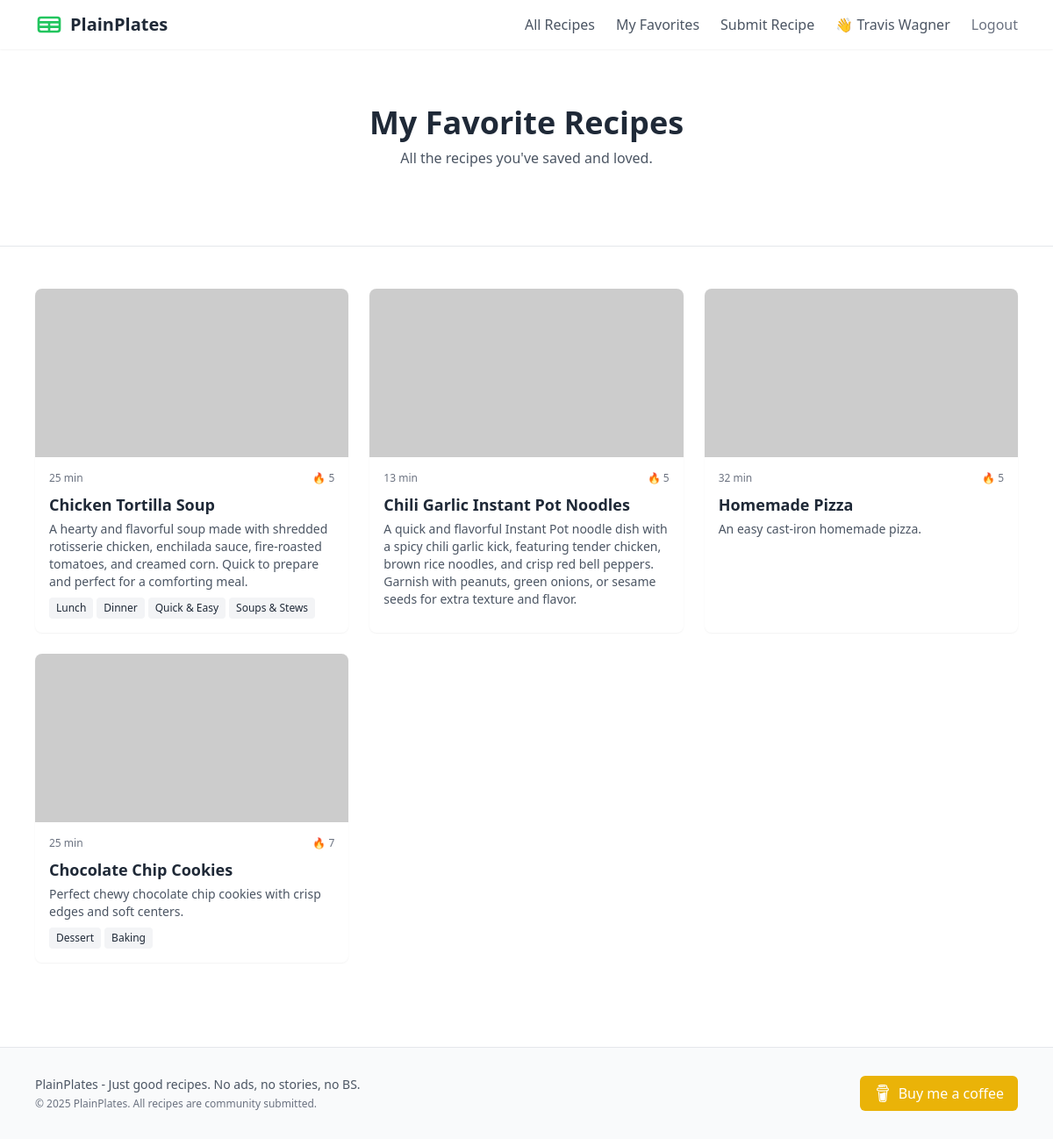
/favorites (signed in), run on an earlier commit of the app's database.
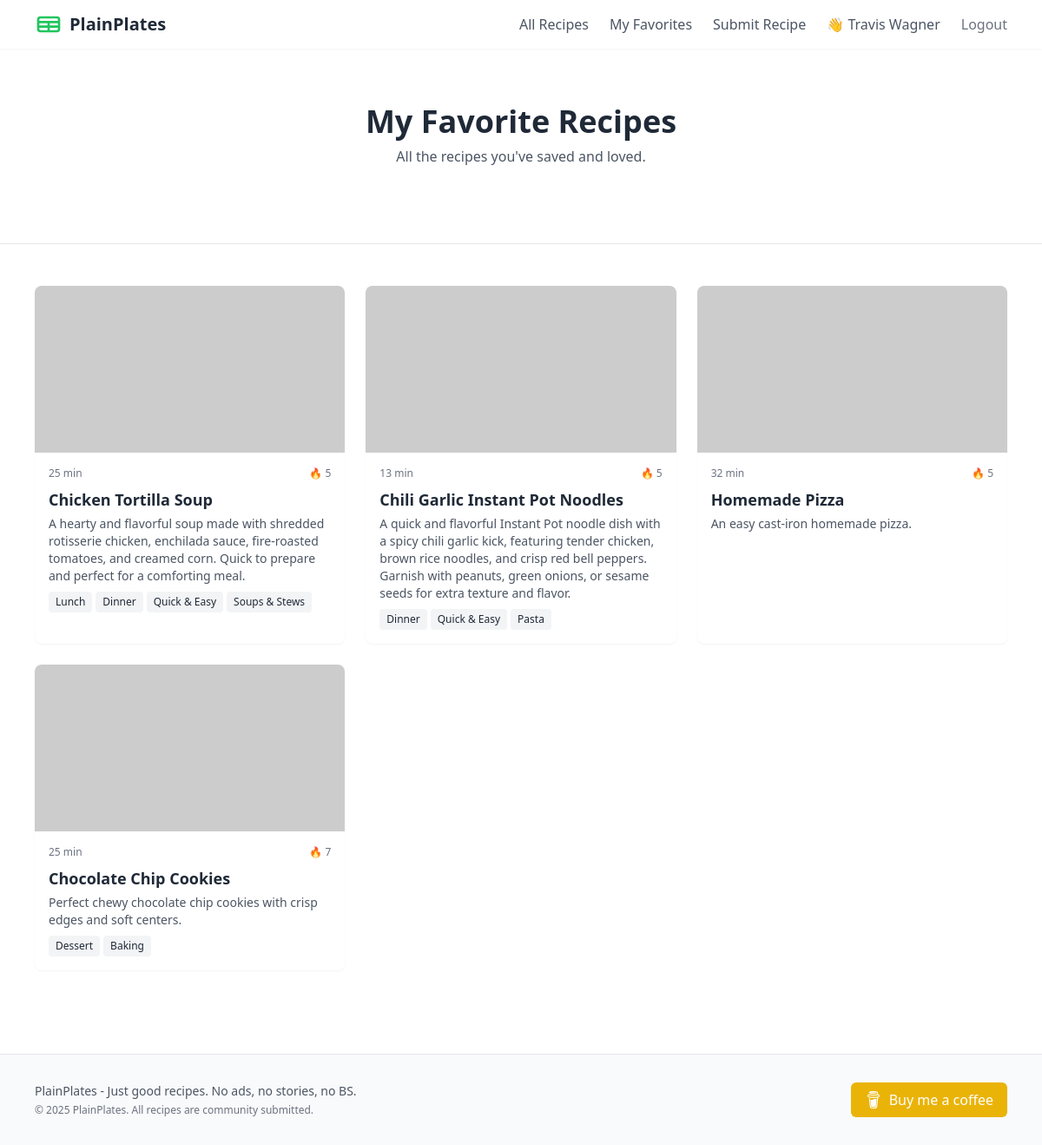
And on a later commit of the database.
### tables this page shows
CREATE TABLE recipes (
    id INTEGER PRIMARY KEY AUTOINCREMENT,
    title TEXT NOT NULL,
    slug TEXT UNIQUE NOT NULL,
    description TEXT NOT NULL,
    ingredients TEXT NOT NULL,
    instructions TEXT NOT NULL,
    notes TEXT,
    prep_time INTEGER NOT NULL,
    cook_time INTEGER NOT NULL,
    servings INTEGER NOT NULL DEFAULT 4,
    created_at TIMESTAMP NOT NULL DEFAULT CURRENT_TIMESTAMP,
    updated_at TIMESTAMP NOT NULL DEFAULT CURRENT_TIMESTAMP,
    user_id INTEGER,
    FOREIGN KEY (user_id) REFERENCES users (id)
);

CREATE TABLE categories (
    id INTEGER PRIMARY KEY AUTOINCREMENT,
    name TEXT NOT NULL,
    slug TEXT UNIQUE NOT NULL,
    description TEXT
);

### main.py (the view)
@app.get("/favorites", response_class=HTMLResponse)
def favorites_page(request: Request):
    user = request.session.get("user")
    if not user:
        return RedirectResponse("/login", status_code=302)
    conn = sqlite3.connect(DB_PATH)
    conn.row_factory = sqlite3.Row
    cursor = conn.cursor()
    cursor.execute('''
        SELECT recipes.id, recipes.title, recipes.slug, recipes.description, recipes.prep_time, recipes.cook_time, COALESCE(SUM(recipe_votes.value), 0) as score, recipes.created_at
        FROM user_favorites
        JOIN recipes on user_favorites.recipe_id = recipes.id
        LEFT JOIN recipe_votes on recipes.id = recipe_votes.recipe_id
        WHERE user_favorites.user_id = ?
        GROUP BY recipes.id
        ORDER BY recipes.created_at DESC
    ''', (user["id"],))
    recipes = []
    for row in cursor.fetchall():
        recipe = dict(row)
        cursor.execute('''
            SELECT name FROM recipe_categories
            JOIN categories ON recipe_categories.category_id = categories.id
            WHERE recipe_categories.recipe_id = ?
        ''', (recipe["id"],))
        recipe["tags"] = [cat["name"] for cat in cursor.fetchall()]
        recipes.append(recipe)
    conn.close()
    categories = get_categories()
    return templates.TemplateResponse("favorites.html", {
        "request": request,
        "recipes": recipes,
        "categories": categories,
        "q": None,
        "selected_category": None
    })

### templates/favorites.html (shortened to what this page needs)
{% extends "base.html" %}
{% block content %}
<section class="bg-white border-b">
    <div class="max-w-6xl mx-auto px-4 py-12 md:py-16 text-center">
        <h1 class="text-3xl md:text-4xl font-bold mb-2">My Favorite Recipes</h1>
        <p class="text-gray-600 mb-6">All the recipes you've saved and loved.</p>
    </div>
</section>
<section class="py-12">
    <div class="max-w-6xl mx-auto px-4">
    {% if recipes %}
        <div class="grid grid-cols-1 md:grid-cols-2 lg:grid-cols-3 gap-6">
            {% for recipe in recipes %}
                {% include "components/recipe_card.html" %}
            {% endfor %}
        </div>
    {% else %}
        <p class="text-center text-gray-500">You haven't favorited any recipes yet.</p>
    {% endif %}
    </div>
</section>
{% endblock %}

### templates/components/recipe_card.html
<a href="/recipes/{{ recipe.slug }}" class="bg-white rounded-lg overflow-hidden shadow-sm hover:shadow-md transition-shadow">
    <div class="h-48 overflow-hidden">
        <img src="/static/images/recipes{{ recipe.slug }}.jpg" onerror="this.onerror=null;this.src='https://placehold.co/400x300?text=Image Coming Soon';" alt="{{ recipe.title }}" class="w-full h-full object-cover">
    </div>
    <div class="p-4">
        <div class="flex justify-between items-center mb-2">
            <span class="text-xs text-gray-500">{{ recipe.prep_time + recipe.cook_time }} min</span>
            <span class="flex items-center text-xs text-gray-500">
                {% if recipe.score > 0 %} 🔥 {% else %} 🧊 {% endif %}{{ recipe.score }}
            </span>
        </div>
        <h3 class="font-bold text-lg mb-1">{{ recipe.title }}</h3>
        <p class="text-gray-600 text-sm mb-2">{{ recipe.description }}</p>
        <div class="flex flex-wrap gap-1">
            {% for tag in recipe.tags %}
            <span class="bg-gray-100 text-gray-800 text-xs px-2 py-1 rounded">{{ tag }}</span>
            {% endfor %}
        </div>
    </div>
</a>

What changed in the data, as far as the page shows it:
changed recipes "Chili Garlic Instant Pot Noodles": gains categories (name "Pasta"); gains categories (name "Dinner"); gains categories (name "Quick & Easy")
